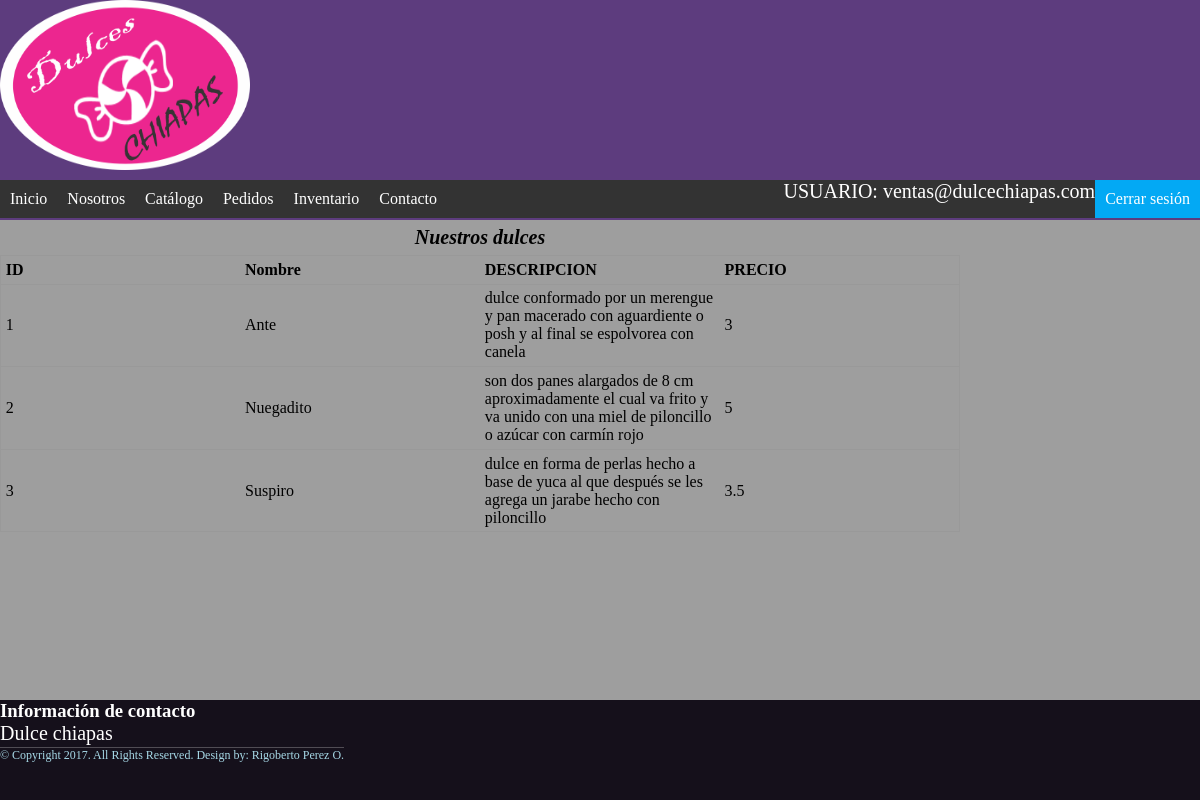
The page /Catalogo/Catalogo.php (signed in) on the database its author committed.
### tables this page shows
create table Dulces(Id int NOT NULL AUTO_INCREMENT PRIMARY KEY, Nombre varchar(150),Descripcion Varchar(250),Tipo Int, Precio float, Existencia Int, Imagen varchar(150));

### Catalogo/Catalogo.php (the view, shortened to what this page needs)
<?php
if ($_SESSION["usuario"] == "") {
    header("Location: ../login.php");
    exit();
}
else{
$login_session=$_SESSION['usuario'];
}
?>
<!DOCTYPE HTML>
<html>
	<head>
	    <LINK href='../CSS/Style.css' type=text/css rel=stylesheet>
	</head>
	<body>
         <header>
			<nav >
				<ul >
					<li><a href="../index.php">Inicio</a></li>
					<li><a href="../Nosotros/Nosotros.php">Nosotros</a></li>
					<li><a href="../Catalogo/Catalogo.php">Catálogo</a></li>
					<li><a href="../Pedidos/Pedidos.php">Pedidos</a></li>
					<li><a href="../Inventario/Inventario.php">Inventario</a></li>
                    <li><a href="../Contacto.php">Contacto</a></li>
				    <li class="right">
			       	<a class="linkLogin" href = "../logout.php" >Cerrar sesión</a>
					</li>
					<li class="right"><p class="datosLogin">USUARIO: <?php echo $login_session; ?></p></li>
				</ul>
			</nav>
		    </header>
	        <section >
			<div >
					<table align="center">
					           <caption>Nuestros dulces</caption>
					            <tr>
									<th>ID</th>
									<th>Nombre</th>
									<th>DESCRIPCION</th>
									<th>PRECIO</th>
								</tr>
								<?php
								include_once '../conexion.php';
								$mysqli = new mysqli($hostdb,$usuariodb,$clavedb,$basededatos);
								if ($mysqli -> connect_errno) {
								die( "Fallo la conexión a MySQL: (" . $mysqli -> mysqli_connect_errno(). ") " . $mysqli -> mysqli_connect_error());
								}
								else
								{
								$sql_query="SELECT * FROM Dulces";
								$resultado=$mysqli->query($sql_query);
								while($row = $resultado->fetch_assoc())
								{
									?>
											<tr>
											<td><?php echo $row["Id"]; ?></td>
											<td><?php echo $row["Nombre"]; ?></td>
											<td><?php echo utf8_encode( $row["Descripcion"]); ?></td>
											<td><?php echo $row["Precio"]; ?></td>
											<?php
									}
								}
								?>
					</table>
				</div>
			</section>
			<footer>
					<h3>Información de contacto</h2>
					<p>Dulce chiapas</p>
					<div class="copyright">
					&copy; Copyright 2017. All Rights Reserved. Design by: Rigoberto Perez O.
				</div>
			</footer>
	</body>
</html>

### CSS/Style.css (style rules this page uses)
* { margin: 0; padding: 0; }
body { background-color: #9E9E9E; }
header { background: #5D3C7E; height: 220px; text-align: center; background-image: url("../img/logo.png"); background-repeat: no-repeat; background-size: 250px 170px; }
footer { width: 100%; height: 100px; background: #15101B; bottom: 0; color: white; position: fixed; left: 0px; }
nav { height: 40px; position: relative; top: 180px; }
ul { list-style-type: none; margin: 0; padding: 0; overflow: hidden; background-color: #333333; }
li { float: left; }
li a { display: block; color: white; text-align: center; padding: 10px; text-decoration: none; }
li a.linkLogin { background-color: #03A9F4; }
li.right { float: right; }
.datosLogin { color: white; }
p { font-family: Cambria, Cochin, Georgia, Times, Times New Roman, serif; font-size: 20px; }
.copyright { display: inline-block; color: #a7d9e7; font-size: 0.75em; text-align: center; border-top: 1px solid rgba(255, 255, 255, 0.25); }
table { width: 80%; border: 1px solid #999; text-align: left; border-collapse: collapse; margin: 0 0 1em 0; caption-side: top; }
caption, td, th { padding: 0.3em; font-family: "calibri", Garamond, 'Comic Sans'; }
th, td { border-bottom: 1px solid #999; width: 25%; font-family: "calibri", Garamond, 'Comic Sans'; }
caption { font-weight: bold; font-style: italic; font-size: 20px; font-family: "calibri", Garamond, 'Comic Sans'; }

### rows shown on the page
dulces: Id "1", Nombre "Ante", Descripcion "dulce conformado por un merengue y pan macerado con aguardiente o posh y al final se espolvorea con canela", Precio "3"
dulces: Id "2", Nombre "Nuegadito", Descripcion "son dos panes alargados de 8 cm aproximadamente el cual va frito y va unido con una miel de piloncillo o azúcar con carmín rojo", Precio "5"
dulces: Id "3", Nombre "Suspiro", Descripcion "dulce en forma de perlas hecho a base de yuca al que después se les agrega un jarabe hecho con piloncillo", Precio "3.5"

### other values the page prints
$login_session "ventas@dulcechiapas.com"
